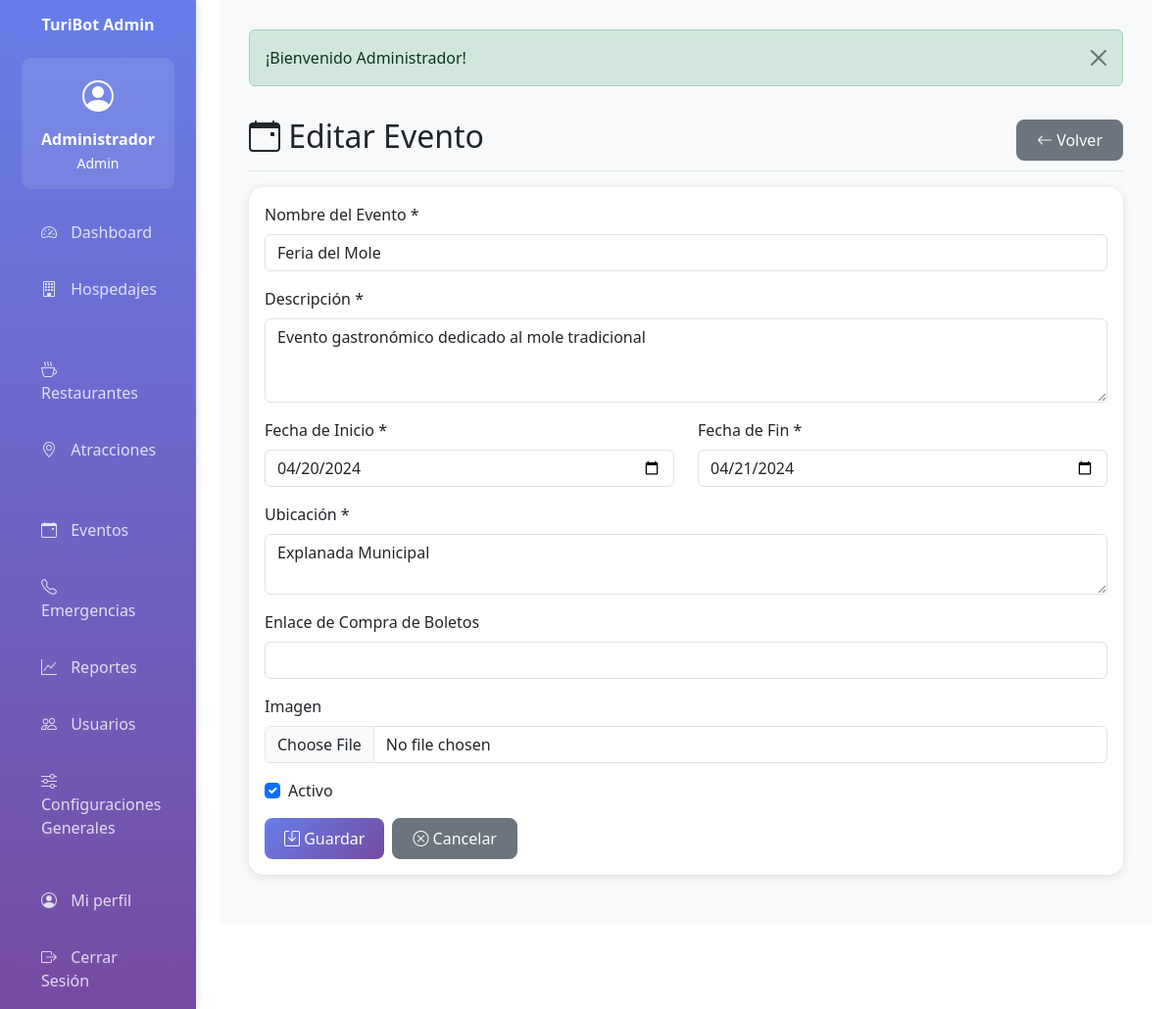
Page /evento/edit/2 (signed in) on the committed database.
### tables this page shows
CREATE TABLE IF NOT EXISTS eventos (
    id INT AUTO_INCREMENT PRIMARY KEY,
    nombre VARCHAR(200) NOT NULL,
    descripcion TEXT NOT NULL,
    fecha_inicio DATE NOT NULL,
    fecha_fin DATE NOT NULL,
    ubicacion TEXT NOT NULL,
    enlace_boletos TEXT NULL,
    imagen VARCHAR(255) NULL,
    activo TINYINT(1) DEFAULT 1,
    creado_por INT NOT NULL,
    fecha_creacion TIMESTAMP DEFAULT CURRENT_TIMESTAMP,
    fecha_actualizacion TIMESTAMP DEFAULT CURRENT_TIMESTAMP ON UPDATE CURRENT_TIMESTAMP,
    FOREIGN KEY (creado_por) REFERENCES usuarios(id),
    INDEX idx_fecha_inicio (fecha_inicio),
    INDEX idx_activo (activo)
);

### app/controllers/BaseController.php (called while the page is built, shortened)
<?php
class BaseController {
    protected function view($viewPath, $data = []) {
        extract($data);
        require_once APP_PATH . '/views/layouts/header.php';
        require_once APP_PATH . '/views/' . $viewPath . '.php';
        require_once APP_PATH . '/views/layouts/footer.php';
    }
}
?>

### app/controllers/EventoController.php (called while the page is built, shortened)
<?php
require_once APP_PATH . '/controllers/BaseController.php';
class EventoController extends BaseController {
    private $eventoModel;
    public function __construct() {
        $this->eventoModel = new Evento();
    }
    public function edit($id) {
        $evento = $this->eventoModel->getById($id);
        $this->view('evento/form', ['evento' => $evento]);
    }
}
?>

### config/database.php (called while the page is built, shortened)
<?php
class Database {
    private static $instance = null;
    private $connection;
    private function __construct() {
        try {
            $dsn = "mysql:host=" . DB_HOST . ";dbname=" . DB_NAME . ";charset=" . DB_CHARSET;
            $options = [
                PDO::ATTR_ERRMODE => PDO::ERRMODE_EXCEPTION,
                PDO::ATTR_DEFAULT_FETCH_MODE => PDO::FETCH_ASSOC,
                PDO::ATTR_EMULATE_PREPARES => false
            ];
            $this->connection = new PDO($dsn, DB_USER, DB_PASS, $options);
        } catch (PDOException $e) {
            die("Error de conexión a la base de datos: " . $e->getMessage());
        }
    }
    public static function getInstance() {
        if (self::$instance === null) {
            self::$instance = new self();
        }
        return self::$instance;
    }
    public function getConnection() {
        return $this->connection;
    }
}
?>

### app/models/BaseModel.php (called while the page is built, shortened)
<?php
class BaseModel {
    protected $db;
    protected $table;
    public function __construct() {
        $this->db = Database::getInstance()->getConnection();
    }
    public function getById($id) {
        $stmt = $this->db->prepare("SELECT * FROM {$this->table} WHERE id = ?");
        $stmt->execute([$id]);
        return $stmt->fetch();
    }
}
?>

### app/views/evento/form.php (the view, shortened to what this page needs)
<div class="d-flex justify-content-between flex-wrap flex-md-nowrap align-items-center pt-3 pb-2 mb-3 border-bottom">
    <h1 class="h2"><i class="bi bi-calendar-event"></i> <?php echo $evento ? 'Editar Evento' : 'Nuevo Evento'; ?></h1>
    <a href="<?php echo BASE_URL; ?>evento" class="btn btn-secondary"><i class="bi bi-arrow-left"></i> Volver</a>
</div>
<div class="card">
    <div class="card-body">
        <form method="POST" action="<?php echo BASE_URL; ?>evento/<?php echo $evento ? 'update/' . $evento['id'] : 'store'; ?>" enctype="multipart/form-data">
            <div class="mb-3">
                <label for="nombre" class="form-label">Nombre del Evento *</label>
                <input type="text" class="form-control" id="nombre" name="nombre" value="<?php echo $evento ? htmlspecialchars($evento['nombre']) : ''; ?>" required>
            </div>
            <div class="mb-3">
                <label for="descripcion" class="form-label">Descripción *</label>
                <textarea class="form-control" id="descripcion" name="descripcion" rows="3" required><?php echo $evento ? htmlspecialchars($evento['descripcion']) : ''; ?></textarea>
            </div>
            <div class="row">
                <div class="col-md-6 mb-3">
                    <label for="fecha_inicio" class="form-label">Fecha de Inicio *</label>
                    <input type="date" class="form-control" id="fecha_inicio" name="fecha_inicio" value="<?php echo $evento ? $evento['fecha_inicio'] : ''; ?>" required>
                </div>
                <div class="col-md-6 mb-3">
                    <label for="fecha_fin" class="form-label">Fecha de Fin *</label>
                    <input type="date" class="form-control" id="fecha_fin" name="fecha_fin" value="<?php echo $evento ? $evento['fecha_fin'] : ''; ?>" required>
                </div>
            </div>
            <div class="mb-3">
                <label for="ubicacion" class="form-label">Ubicación *</label>
                <textarea class="form-control" id="ubicacion" name="ubicacion" rows="2" required><?php echo $evento ? htmlspecialchars($evento['ubicacion']) : ''; ?></textarea>
            </div>
            <div class="mb-3">
                <label for="enlace_boletos" class="form-label">Enlace de Compra de Boletos</label>
                <input type="url" class="form-control" id="enlace_boletos" name="enlace_boletos" value="<?php echo $evento ? htmlspecialchars($evento['enlace_boletos']) : ''; ?>">
            </div>
            <div class="mb-3">
                <label for="imagen" class="form-label">Imagen</label>
                <input type="file" class="form-control" id="imagen" name="imagen" accept="image/*">
            </div>
            <div class="mb-3 form-check">
                <input type="checkbox" class="form-check-input" id="activo" name="activo" <?php echo (!$evento || $evento['activo']) ? 'checked' : ''; ?>>
                <label class="form-check-label" for="activo">Activo</label>
            </div>
            <div class="d-flex gap-2">
                <button type="submit" class="btn btn-primary"><i class="bi bi-save"></i> Guardar</button>
                <a href="<?php echo BASE_URL; ?>evento" class="btn btn-secondary"><i class="bi bi-x-circle"></i> Cancelar</a>
            </div>
        </form>
    </div>
</div>

### public/css/custom.css (style rules this page uses)
:root { --turibot-primary: #667eea; --turibot-secondary: #764ba2; --turibot-gradient: linear-gradient(135deg, var(--turibot-primary) 0%, var(--turibot-secondary) 100%); }
* { transition: all 0.3s ease; }
.btn { border-radius: 8px; font-weight: 500; padding: 8px 20px; }

### app/views/layouts/header.php (style rules this page uses)
:root { --primary-color: #667eea; --secondary-color: #764ba2; }
body { font-family: 'Segoe UI', Tahoma, Geneva, Verdana, sans-serif; }
.card { border: none; border-radius: 15px; box-shadow: 0 2px 10px rgba(0,0,0,0.1); margin-bottom: 20px; }
.btn-primary { background: linear-gradient(135deg, var(--primary-color) 0%, var(--secondary-color) 100%); border: none; }

### rows in the picture
eventos: nombre "Feria del Mole", descripcion "Evento gastronómico dedicado al mole tradicional", fecha_inicio "04/20/2024", fecha_fin "04/21/2024", ubicacion "Explanada Municipal", activo "☑"

### other values in the picture
APP_NAME "TuriBot Admin"
getCurrentUser()['nombre'] "Administrador"
getCurrentUser()['rol'] "Admin"
$flash['message'] "¡Bienvenido Administrador!"
